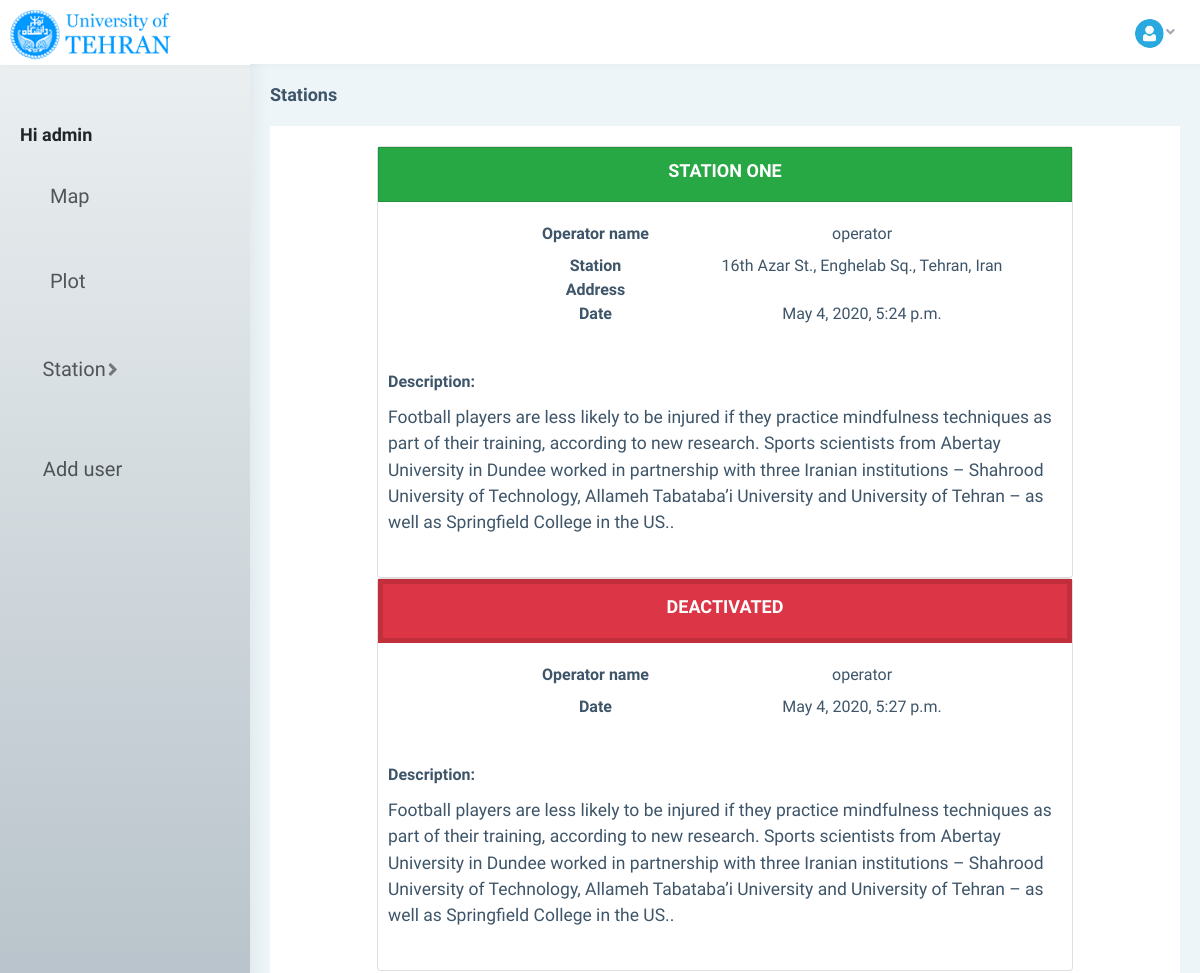
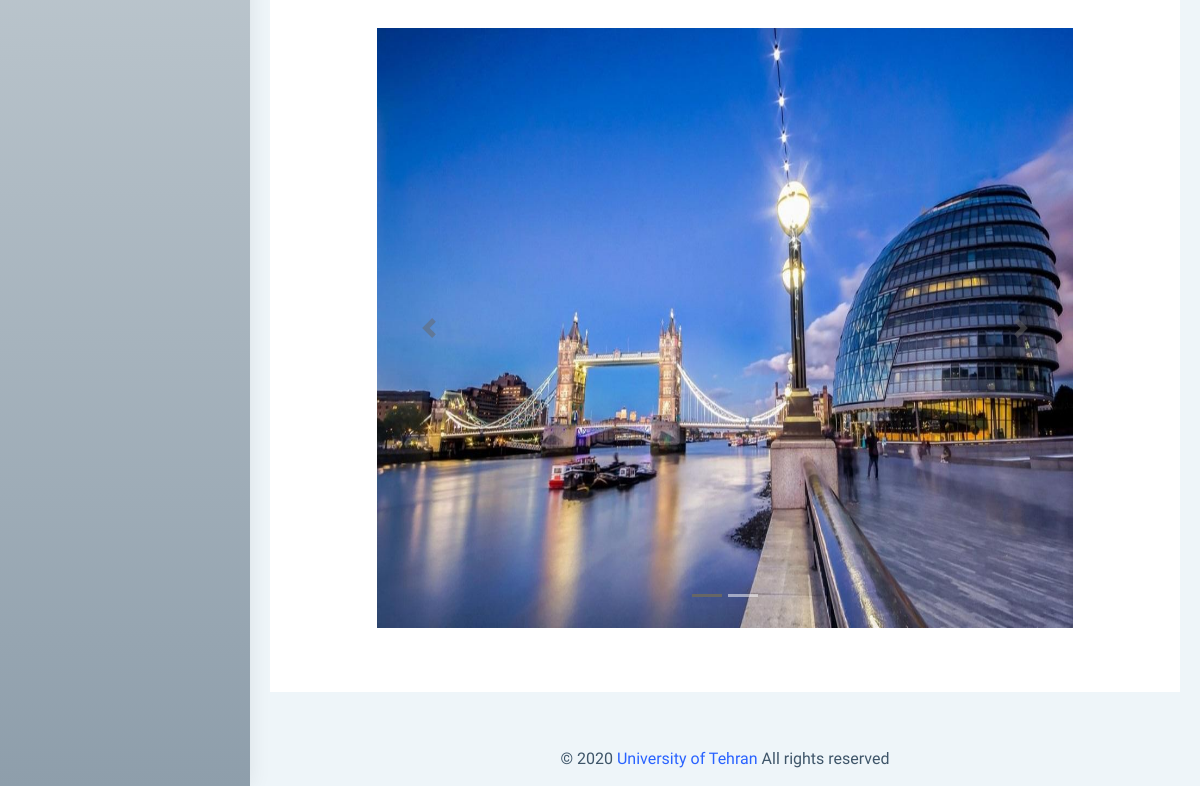
Page /stations/20 (signed in) on the committed database (2 pictures, top to bottom).
### users/models.py (models this page shows)
class CustomUser(AbstractUser):
    phone_number = models.PositiveIntegerField(null=True, blank=True, unique=True)
    email = models.EmailField(unique=True)
    email_confirmed = models.BooleanField(default=False)
    UsersTypes = (
        ('is_user', 'user'),
        ('is_operator', 'operator'),
        ('is_admin', 'admin'),
    )
    userType = models.CharField(max_length= 20, choices = UsersTypes, default='is_user')

### stations/models.py (models this page shows, shortened)
class Setup(models.Model):
	operator_name = models.CharField(max_length=150)
	station_name = models.CharField(max_length=150, unique=True)
	address = models.CharField(max_length=255, blank=False)
	description = models.TextField(blank=False)
	date = models.DateTimeField(auto_now_add=True)
	status = models.BooleanField(default=False)

class Deactivate(models.Model):
	operator_name = models.CharField(max_length=150)
	station_name = models.ForeignKey(Setup,
				 	on_delete=models.CASCADE,
				 	related_name='deactivates',
				 	)
	description=models.TextField(blank=False)
	date = models.DateTimeField(auto_now_add=True)

class Image(models.Model):
	setup = models.ForeignKey(Setup, on_delete=models.CASCADE)
	images = models.ImageField(upload_to=station_directory_path, null=True, blank=True)

### stations/views.py (the view, shortened to what this page needs)
# urls.py: path('<int:pk>', station_detail, name="station_detail"),
@login_required(login_url='signpage')
def station_detail(request, pk):
	obj = request.user
	if obj.userType == 'is_user':
		raise PermissionDenied
	if request.method == "GET":
		global station
		station = Setup.objects.get(pk = pk)
		images = Image.objects.filter(setup_id = pk)
		if station.status == False:
			deactive = Deactivate.objects.get(station_name_id = pk)
			return render(request, 'station_detail.html', {'station': station,
													   'images': images, 'deactive':deactive})
		else:
			return render(request, 'station_detail.html', {'station': station,
													   'images': images})

### stations/templates/station_detail.html (shortened to what this page needs)
{% extends "base.html" %} {% load static %} {% load crispy_forms_tags %}
{% block pageName %} Stations{% endblock %} {% block content %}
	{% if station != Null %}
		{% if deactive == Null %}
			<div id= "card-detail-active" class="card text-center">
				  <div id="detail-header" class="card-header">
				    <h4>{{ station.station_name }}</h4>
				  </div>
			  <div class="card-body">
			    <dl id="details-content" class="row">
				  <dt class="col-sm-3">Operator name</dt>
				  <dd class="col-sm-9">{{station.operator_name}}</dd>
				  <dt class="col-sm-3">Station Address</dt>
				  <dd class="col-sm-9">{{station.address}}</dd>
				  <dt class="col-sm-3">Date</dt>
				  <dd class="col-sm-9">{{station.date}}</dd>
				</dl>
			  </div>
			  <dl id="description-detail" class="row">
			  	<dt class="col-sum-3">Description:</dt>
				    <p class="lead">{{station.description}}.</p>
			  <dl>
			</div>
		{% else %}
			<div id= "card-detail-active" class="card text-center">
				  <div id="detail-header" class="card-header">
				    <h4>{{ station.station_name }}</h4>
				  </div>
			  <div class="card-body">
			    <dl id="details-content" class="row">
				  <dt class="col-sm-3">Operator name</dt>
				  <dd class="col-sm-9">{{station.operator_name}}</dd>
				  <dt class="col-sm-3">Station Address</dt>
				  <dd class="col-sm-9">{{station.address}}</dd>
				  <dt class="col-sm-3">Date</dt>
				  <dd class="col-sm-9">{{station.date}}</dd>
				</dl>
			  </div>
			  <dl id="description-detail" class="row">
			  	<dt class="col-sum-3">Description:</dt>
				    <p class="lead">{{station.description}}.</p>
			</div>
			<div id= "card-detail-deactive" class="card text-center">
				  <div id="detail-header" class="card-header">
				    <h4>deactivated</h4>
				  </div>
			  <div class="card-body">
			    <dl id="details-content" class="row">
				  <dt class="col-sm-3">Operator name</dt>
				  <dd class="col-sm-9">{{deactive.operator_name}}</dd>
				  <dt class="col-sm-3">Date</dt>
				  <dd class="col-sm-9">{{deactive.date}}</dd>
				</dl>
			  </div>
			  <dl id="description-detail" class="row">
			  	<dt class="col-sum-3">Description:</dt>
				    <p class="lead">{{station.description}}.</p>
			</div>
		{% endif %}
		{% if images %}
	    	<div id="carouselExampleIndicators" class="carousel slide" data-ride="carousel">
			  <ol class="carousel-indicators">
			      {% for image in images %}
		              {% if station.id == image.setup_id %}
		                  {% if forloop.counter == 1 %}
					    		<li data-target="#carouselExampleIndicators" data-slide-to="{{forloop.counter}}" class="active"></li>
					      {% else %}
							    <li data-target="#carouselExampleIndicators" data-slide-to="{{forloop.counter}}"></li>
						  {% endif %}
				      {% endif %}
		  		  {% endfor %}
			  </ol>
			  <div class="carousel-inner">
			      {% for image in images %}
		              {% if station.id == image.setup_id %}
		                  {% if forloop.counter == 1 %}
							  <div class="carousel-item active">
					      		  <img class="carousel-images" src="{{ image.images.url }}">
					          </div>
					      {% else %}
							  <div class="carousel-item">
					      		  <img class="carousel-images" src="{{ image.images.url }}">
					          </div>
						  {% endif %}
				      {% endif %}
		  		  {% endfor %}
			  </div>
			  <a class="carousel-control-prev" href="#carouselExampleIndicators" role="button" data-slide="prev">
			    <span class="carousel-control-prev-icon" aria-hidden="true"></span>
			  </a>
			  <a class="carousel-control-next" href="#carouselExampleIndicators" role="button" data-slide="next">
			    <span class="carousel-control-next-icon" aria-hidden="true"></span>
			  </a>
			</div>
		{% endif %}
	{% else %}
		<form method="post">
		    {% csrf_token %} {{ form|crispy }}
		    <button id= "deactive-btn" class="btn btn-danger btn-lg" type="submit">Deactive this station</button>
		</form>
	{% endif %}
{% endblock %}

### templates/base.html (shortened to what this page needs)
{% load static %}
<!DOCTYPE html>
<html>
<head>
    <link href="{% static 'dist/css/style.min.css' %}" rel="stylesheet">
    <link href="{% static 'dist/css/stations.css' %}" rel="stylesheet">
</head>
<body>
    <div id="main-wrapper" data-layout="vertical" data-navbarbg="skin5" data-sidebartype="full" data-sidebar-position="absolute" data-header-position="absolute" data-boxed-layout="full">
        <header class="topbar" data-navbarbg="skin5">
            <nav class="navbar top-navbar navbar-expand-md navbar-dark">
                <div class="navbar-header" data-logobg="skin5">
                    <a class="navbar-brand" href="https://ut.ac.ir" target="_blank">
                        <b class="logo-icon">
                                    <img src="{% static 'assets/images/logo.png' %}" alt="homepage" class="light-logo" />
                                </b>
                    </a>
                </div>
                <div class="navbar-collapse collapse" id="navbarSupportedContent" data-navbarbg="skin5">
                    <ul class="navbar-nav float-right">
                        <li class="nav-item dropdown">
                            <a class="nav-link dropdown-toggle text-muted waves-effect waves-dark pro-pic" href="" data-toggle="dropdown" aria-haspopup="true" aria-expanded="false"><img src="{% static 'assets/images/users/1.jpg' %}" alt="user" class="rounded-circle" width="31"><i class="fa fa-angle-down"> </i></a>
                        </li>
                    </ul>
                </div>
            </nav>
        </header>
        <aside class="left-sidebar" data-sidebarbg="skin6">
            <div class="scroll-sidebar">
                <nav class="sidebar-nav">
                    <ul id="sidebarnav">
                        <li>
                            <div class="user-profile d-flex no-block dropdown m-t-20">
                                <div class="user-content hide-menu m-l-10">
                                    <div class="main">
                                    </div>
                                    <h4 class="m-b-0 user-name font-medium"> Hi {{ request.user.username }} </h4>
                                </div>
                            </div>
                        </li>
                        <div class="User-profile-custom">
                            <li class="sidebar-item"> <a class="sidebar-link waves-effect waves-dark sidebar-link" href="{% url 'map' %}" aria-expanded="false"><i class="mdi mdi-map"></i><span class="hide-menu">Map</span></a></li>
                            <li class="sidebar-item"> <a class="sidebar-link waves-effect waves-dark sidebar-link" href="{% url 'plot' %}" aria-expanded="false"><i class="mdi mdi-chart-line"></i><span class="hide-menu">Plot</span></a></li>
                            {% if request.user.userType == 'is_admin' %}
                                <div class="sidebar-menu-Admins">
                                    <ul id="sidebarnav">
                                        <li class="sidebar-dropdown-Admins">
                                                <a class="sidebar-link waves-effect waves-dark sidebar-link" href="#">
                                                    <i class="mdi mdi-raspberrypi"></i>
                                                    <span class="hide-menu" style="color: #212529">Station</span>
                                                </a>
                                        </li>
                                    </ul>
                                </div>
                                <div class="left-sidebar-add-user">
                                    <ul>
                                        <li>
                                            <a href="{% url 'signup' request.user.pk %}" aria-expanded="false"><i class="mdi mdi-account-plus"></i>
                                                <span class="hide-menu">Add user</span>
                                            </a>
                                        </li>
                                    </ul>
                                </div>
                            {% endif %}
                        </div>
                    </ul>
                </nav>
            </div>
        </aside>
        <div class="page-wrapper">
            <div class="page-breadcrumb">
                <div class="row align-items-center">
                    <div class="col-5">
                        <h4 class="page-title">{% block pageName %}{% endblock %}</h4>
                    </div>
                </div>
            </div>
            <div class="container-fluid">
                <div class="row">
                    <div class="col-12">
                        <div class="card">
                            <div class="card-body">
                                {% block content %}{% endblock %}
                            </div>
                        </div>
                    </div>
                </div>
            </div>
            <footer class="footer text-center">
                © 2020 <a href="https://ut.ac.ir" target="_blank">University of Tehran</a> All rights reserved
            </footer>
        </div>
    </div>
</body>
</html>

### rows in the picture
CustomUser: user.username "admin"
Setup: station_name "STATION ONE", operator_name "operator", address "16th Azar St., Enghelab Sq., Tehran, Iran", date "May 4, 2020, 5:24 p.m.", description "Football players are less likely to be injured if they practice mindfulness techniques as part of their training, according to new research. Sports scientists from Abertay University in Dundee worked in partnership with three Iranian institutions – Shahrood University of Technology, Allameh Tabataba’i University and University of Tehran – as well as Springfield College in the US."
Deactivate: operator_name "operator", date "May 4, 2020, 5:27 p.m."
Image: images (picture)
